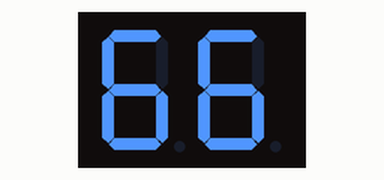
This sketch was run on a simulated Arduino Uno, built with avr-gcc and run on an emulated ATmega328P. On the bench: 2-digit seven-segment display. Wiring (inferred from the names in the program): 2-digit 7-segment display, segments lit when HIGH: segments pin 2, pin 3, pin 4, pin 5, pin 6, pin 7, pin 8; digit selects pin 11, pin 12. The segment pins are drawn as the display they are named for.

Above: at 0.1 s.
At 1.1 s:
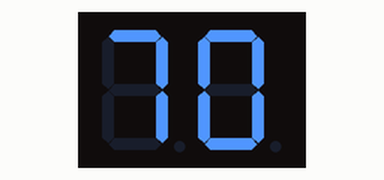
At 2.1 s:
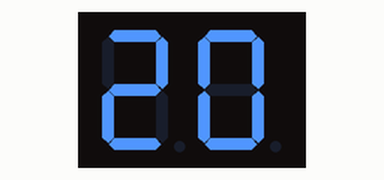
At 3.1 s:
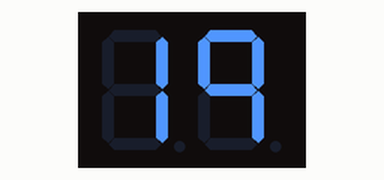

The sketch:

2-sevenSegment.ino
```cpp
int num_array[10][7] = {  { 1,1,1,1,1,1,0 },    // 0
                          { 0,1,1,0,0,0,0 },    // 1
                          { 1,1,0,1,1,0,1 },    // 2
                          { 1,1,1,1,0,0,1 },    // 3
                          { 0,1,1,0,0,1,1 },    // 4
                          { 1,0,1,1,0,1,1 },    // 5
                          { 1,0,1,1,1,1,1 },    // 6
                          { 1,1,1,0,0,0,0 },    // 7
                          { 1,1,1,1,1,1,1 },    // 8
                          { 1,1,1,0,0,1,1 }};   // 9

// Define the pins for each segment of the 7-segment display
const int segment_a = 2;
const int segment_b = 3;
const int segment_c = 4;
const int segment_d = 5;
const int segment_e = 6;
const int segment_f = 7;
const int segment_g = 8;

// Define the pins for the common cathodes/anodes of the two digits
const int digit1 = 11;
const int digit2 = 12;

// Create an array of digit pairs to be displayed
int display_digits[4][2] = {
  {6, 6},  // 66
  {0, 7},  // 07
  {0, 2},  // 02
  {9, 1}   // 91
};

void setup() {
  // Set pin modes for each segment
  pinMode(segment_a, OUTPUT);
  pinMode(segment_b, OUTPUT);
  pinMode(segment_c, OUTPUT);
  pinMode(segment_d, OUTPUT);
  pinMode(segment_e, OUTPUT);
  pinMode(segment_f, OUTPUT);
  pinMode(segment_g, OUTPUT);

  // Set pin modes for the two digit control pins
  pinMode(digit1, OUTPUT);
  pinMode(digit2, OUTPUT);
}

void loop() {
  // Loop through the display_digits array and show each number pair for 1 second
  for (int i = 0; i < 4; i++) {
    int digitLeft = display_digits[i][0];  // Get the left digit of the current pair
    int digitRight = display_digits[i][1]; // Get the right digit of the current pair

    // Display the current digit pair for 1 second
    for (int t = 0; t < 1000; t += 10) {
      // Turn on the left digit (digit1) and display the left number (digitLeft)
      digitalWrite(digit1, HIGH);   // Enable the left digit
      digitalWrite(digit2, LOW);    // Disable the right digit
      displayDigit(digitLeft);      // Display the left digit
      delay(5);                     // Small delay to avoid flickering

      // Turn on the right digit (digit2) and display the right number (digitRight)
      digitalWrite(digit1, LOW);    // Disable the left digit
      digitalWrite(digit2, HIGH);   // Enable the right digit
      displayDigit(digitRight);     // Display the right digit
      delay(5);                     // Small delay to avoid flickering
    }
  }
}

// Function to display a specific digit on the 7-segment display
void displayDigit(int digit) {
  // Set each segment according to the num_array for the given digit
  digitalWrite(segment_a, num_array[digit][0]);
  digitalWrite(segment_b, num_array[digit][1]);
  digitalWrite(segment_c, num_array[digit][2]);
  digitalWrite(segment_d, num_array[digit][3]);
  digitalWrite(segment_e, num_array[digit][4]);
  digitalWrite(segment_f, num_array[digit][5]);
  digitalWrite(segment_g, num_array[digit][6]);
}
```

Measured:
- by itself, everything shown: repeats every 4.0 s, in 4 steps
- what the display in image 0 shows lasts 1.1 s, from 0.0 s to 1.1 s
